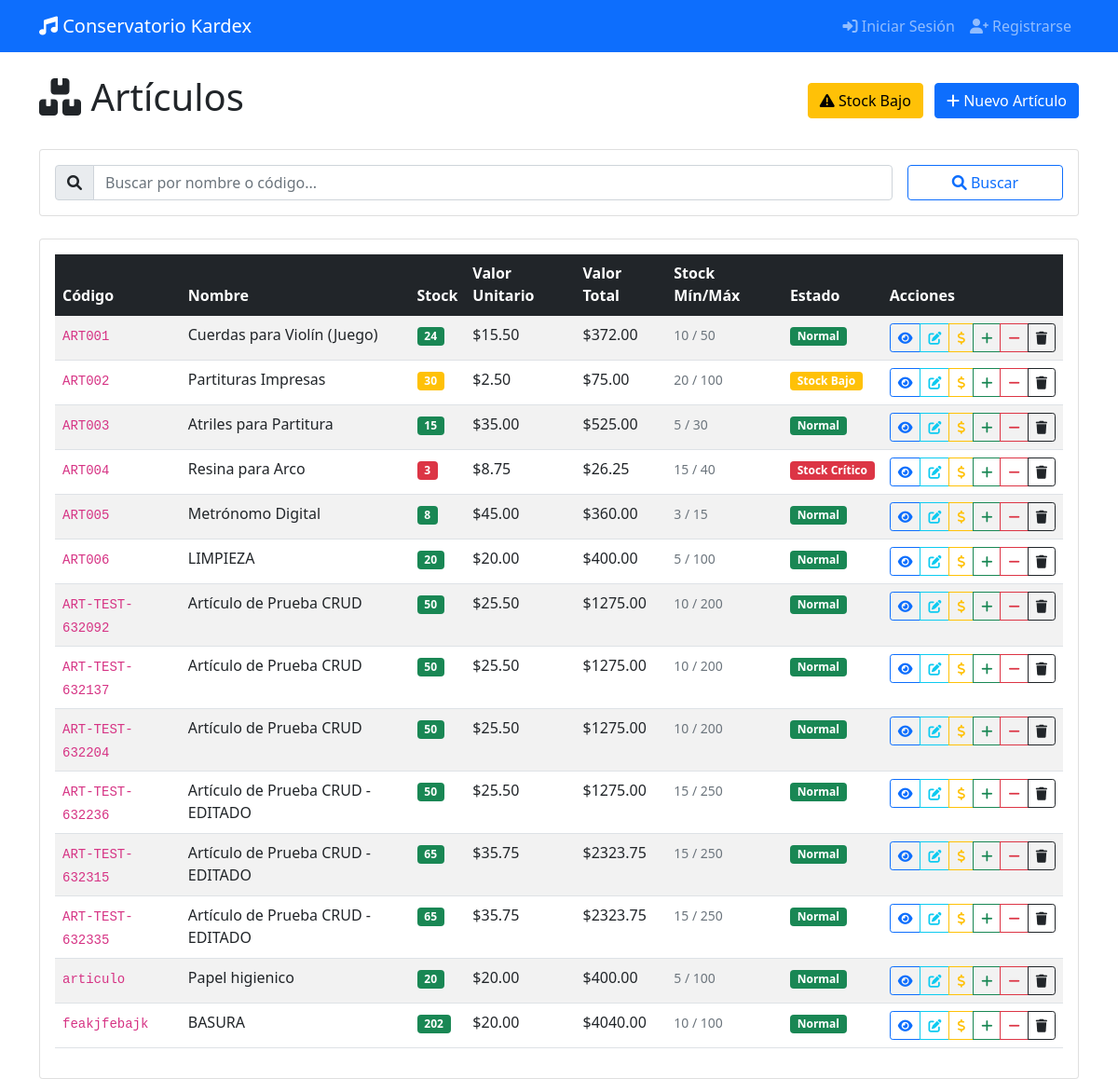
Before: /articulos/buscar with the older database file.
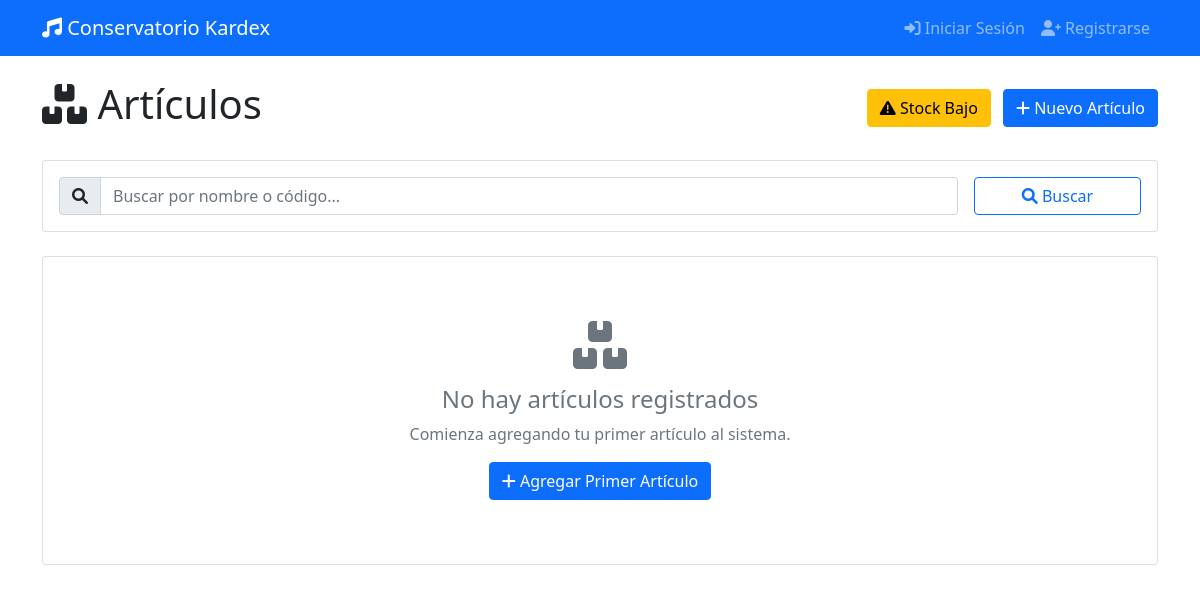
After: the same page with the newer database file.
### app/database/models.py (models this page shows, shortened)
class Articulo(db.Model):
    __tablename__ = 'tb_articulo'
    i_id = db.Column(db.Integer, db.ForeignKey('tb_item.id'), primary_key=True)
    a_c_contable = db.Column(db.String(20), nullable=False)
    a_stockMax = db.Column(db.Integer)
    a_stockMin = db.Column(db.Integer)
    created_at = db.Column(db.DateTime, default=datetime.utcnow)
    updated_at = db.Column(db.DateTime, default=datetime.utcnow, onupdate=datetime.utcnow)

class BaseModel(db.Model):
    __abstract__ = True
    id = db.Column(db.Integer, primary_key=True)
    created_at = db.Column(db.DateTime, default=datetime.utcnow)
    updated_at = db.Column(db.DateTime, default=datetime.utcnow, onupdate=datetime.utcnow)

class Item(BaseModel):
    __tablename__ = 'tb_item'
    i_codigo = db.Column(db.String(20), unique=True, nullable=False)
    i_nombre = db.Column(db.String(200), nullable=False)
    i_tipo = db.Column(db.String(20), nullable=False)  # 'instrumento' o 'articulo'
    i_cantidad = db.Column(db.Integer, default=0)
    i_vUnitario = db.Column(db.Numeric(10, 2), default=0.0)
    i_vTotal = db.Column(db.Numeric(10, 2), default=0.0)
    instrumento = db.relationship('Instrumento', backref='item', uselist=False)
    articulo = db.relationship('Articulo', backref='item', uselist=False)
    movimientos = db.relationship('MovimientoDetalle', backref='item', lazy=True)
    stock = db.relationship('Stock', backref='item', uselist=False)

### app/routes/web/articulos.py (the view)
@bp.route('/buscar')
def buscar_articulos():
    termino = request.args.get('q', '').strip()
    if termino:
        articulos = articulo_service.buscar_articulos(termino)
    else:
        articulos = articulo_service.obtener_todos_articulos()
    return render_template('articulos/list.html', articulos=articulos, termino_busqueda=termino)

### app/database/repositories/articulos.py (called while the page is built)
    def get_all_with_items(self):
        return db.session.query(Articulo, Item).join(Item, Articulo.i_id == Item.id).all()

### app/services/articulo_service.py (called while the page is built)
    def obtener_todos_articulos(self):
        return self.repo.get_all_with_items()

### app/templates/articulos/list.html (shortened to what the changed rows need)
{% extends "base.html" %}
{% block content %}
<div class="row">
    <div class="col-12">
        <div class="d-flex justify-content-between align-items-center mb-4">
            <h1>
                <i class="fas fa-boxes"></i> Artículos
            </h1>
        </div>
    </div>
</div>
<div class="row">
    <div class="col-12">
        <div class="card">
            <div class="card-body">
                {% if articulos %}
                <div class="table-responsive">
                    <table class="table table-striped table-hover">
                        <thead class="table-dark">
                            <tr>
                                <th>Código</th>
                                <th>Nombre</th>
                                <th>Stock</th>
                                <th>Valor Unitario</th>
                                <th>Valor Total</th>
                                <th>Stock Mín/Máx</th>
                                <th>Estado</th>
                                <th>Acciones</th>
                            </tr>
                        </thead>
                        <tbody>
                            {% for articulo, item in articulos %}
                            <tr>
                                <td>
                                    <code>{{ item.i_codigo }}</code>
                                </td>
                                <td>{{ item.i_nombre }}</td>
                                <td>
                                    {% if item.i_cantidad <= articulo.a_stockMin %}
                                        <span class="badge bg-danger">{{ item.i_cantidad }}</span>
                                    {% elif item.i_cantidad <= (articulo.a_stockMin * 1.5) %}
                                        <span class="badge bg-warning">{{ item.i_cantidad }}</span>
                                    {% else %}
                                        <span class="badge bg-success">{{ item.i_cantidad }}</span>
                                    {% endif %}
                                </td>
                                <td>${{ "%.2f"|format(item.i_vUnitario) }}</td>
                                <td>${{ "%.2f"|format(item.i_vTotal) }}</td>
                                <td>
                                    <small class="text-muted">
                                        {{ articulo.a_stockMin }} / {{ articulo.a_stockMax }}
                                    </small>
                                </td>
                                <td>
                                    {% if item.i_cantidad <= articulo.a_stockMin %}
                                        <span class="badge bg-danger">Stock Crítico</span>
                                    {% elif item.i_cantidad <= (articulo.a_stockMin * 1.5) %}
                                        <span class="badge bg-warning">Stock Bajo</span>
                                    {% else %}
                                        <span class="badge bg-success">Normal</span>
                                    {% endif %}
                                </td>
                                <td>
                                    <div class="btn-group btn-group-sm" role="group">
                                        <a href="{{ url_for('articulos.detalle_articulo', articulo_id=item.id) }}"
                                           class="btn btn-outline-primary" title="Ver detalles">
                                            <i class="fas fa-eye"></i>
                                        </a>
                                        <a href="{{ url_for('articulos.editar_articulo', articulo_id=item.id) }}"
                                           class="btn btn-outline-info" title="Editar">
                                            <i class="fas fa-edit"></i>
                                        </a>
                                        <button type="button" class="btn btn-outline-warning"
                                                data-bs-toggle="modal"
                                                data-bs-target="#precioModal{{ item.id }}"
                                                title="Actualizar precio">
                                            <i class="fas fa-dollar-sign"></i>
                                        </button>
                                        <button type="button" class="btn btn-outline-success"
                                                data-bs-toggle="modal"
                                                data-bs-target="#entradaModal{{ item.id }}"
                                                title="Registrar entrada">
                                            <i class="fas fa-plus"></i>
                                        </button>
                                        <button type="button" class="btn btn-outline-danger"
                                                data-bs-toggle="modal"
                                                data-bs-target="#salidaModal{{ item.id }}"
                                                title="Registrar salida">
                                            <i class="fas fa-minus"></i>
                                        </button>
                                        <button type="button" class="btn btn-outline-dark"
                                                data-bs-toggle="modal"
                                                data-bs-target="#eliminarModal{{ item.id }}"
                                                title="Eliminar">
                                            <i class="fas fa-trash"></i>
                                        </button>
                                    </div>
                                </td>
                            </tr>
                            {% endfor %}
                        </tbody>
                    </table>
                </div>
                {% else %}
                <div class="text-center py-5">
                    <i class="fas fa-boxes fa-3x text-muted mb-3"></i>
                    <h4 class="text-muted">No hay artículos registrados</h4>
                    <p class="text-muted">Comienza agregando tu primer artículo al sistema.</p>
                    <a href="{{ url_for('articulos.nuevo_articulo') }}" class="btn btn-primary">
                        <i class="fas fa-plus"></i> Agregar Primer Artículo
                    </a>
                </div>
                {% endif %}
            </div>
        </div>
    </div>
</div>
{% endblock %}

Changed rows visible on the page:
removed Articulo: i_codigo "ART001", i_nombre "Cuerdas para Violín (Juego)", i_cantidad "24", a_stockMin "10", a_stockMax "50", shows "Normal"
removed Item: i_vUnitario "15.50", i_vTotal "372.00"
removed Articulo: i_codigo "ART002", i_nombre "Partituras Impresas", i_cantidad "30", a_stockMin "20", a_stockMax "100", shows "Stock Bajo"
removed Item: i_vUnitario "2.50", i_vTotal "75.00"
removed Articulo: i_codigo "ART003", i_nombre "Atriles para Partitura", i_cantidad "15", a_stockMin "5", a_stockMax "30", shows "Normal"
removed Item: i_vUnitario "35.00", i_vTotal "525.00"
removed Articulo: i_codigo "ART004", i_nombre "Resina para Arco", i_cantidad "3", a_stockMin "15", a_stockMax "40", shows "Stock Crítico"
removed Item: i_vUnitario "8.75", i_vTotal "26.25"
removed Articulo: i_codigo "ART005", i_nombre "Metrónomo Digital", i_cantidad "8", a_stockMin "3", a_stockMax "15", shows "Normal"
removed Item: i_vUnitario "45.00", i_vTotal "360.00"
removed Articulo: i_codigo "ART006", i_nombre "LIMPIEZA", i_cantidad "20", a_stockMin "5", a_stockMax "100", shows "Normal"
removed Item: i_vUnitario "20.00", i_vTotal "400.00"
removed Articulo: i_codigo "ART-TEST-632092", i_nombre "Artículo de Prueba CRUD", i_cantidad "50", a_stockMin "10", a_stockMax "200", shows "Normal"
removed Item: i_vUnitario "25.50", i_vTotal "1275.00"
removed Articulo: i_codigo "ART-TEST-632137", i_nombre "Artículo de Prueba CRUD", i_cantidad "50", a_stockMin "10", a_stockMax "200", shows "Normal"
removed Item: i_vUnitario "25.50", i_vTotal "1275.00"
removed Articulo: i_codigo "ART-TEST-632204", i_nombre "Artículo de Prueba CRUD", i_cantidad "50", a_stockMin "10", a_stockMax "200", shows "Normal"
removed Item: i_vUnitario "25.50", i_vTotal "1275.00"
removed Articulo: i_codigo "ART-TEST-632236", i_nombre "Artículo de Prueba CRUD - EDITADO", i_cantidad "50", a_stockMin "15", a_stockMax "250", shows "Normal"
removed Item: i_vUnitario "25.50", i_vTotal "1275.00"
removed Articulo: i_codigo "ART-TEST-632315", i_nombre "Artículo de Prueba CRUD - EDITADO", i_cantidad "65", a_stockMin "15", a_stockMax "250", shows "Normal"
removed Item: i_vUnitario "35.75", i_vTotal "2323.75"
removed Articulo: i_codigo "ART-TEST-632335", i_nombre "Artículo de Prueba CRUD - EDITADO", i_cantidad "65", a_stockMin "15", a_stockMax "250", shows "Normal"
removed Item: i_vUnitario "35.75", i_vTotal "2323.75"
removed Articulo: i_codigo "articulo", i_nombre "Papel higienico", i_cantidad "20", a_stockMin "5", a_stockMax "100", shows "Normal"
removed Item: i_vUnitario "20.00", i_vTotal "400.00"
removed Articulo: i_codigo "feakjfebajk", i_nombre "BASURA", i_cantidad "202", a_stockMin "10", a_stockMax "100", shows "Normal"
removed Item: i_vUnitario "20.00", i_vTotal "4040.00"
Other visible differences:
text no longer shown: "Código Nombre Stock Valor Unitario Valor Total Stock Mín/Máx Estado Acciones"
text now shown: "No hay artículos registrados Comienza agregando tu primer artículo al sistema. Agregar Primer Artículo"
